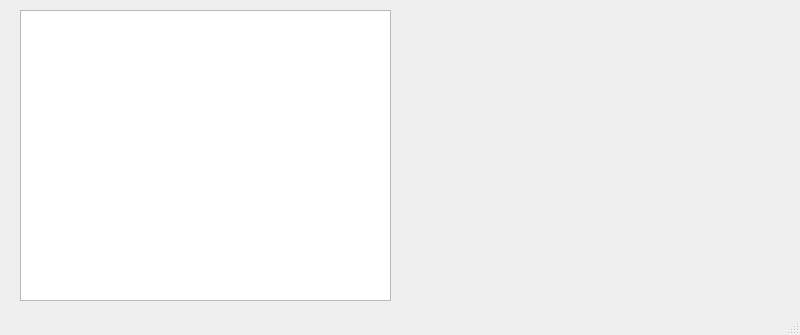
<?xml version="1.0" encoding="UTF-8"?>
<ui version="4.0">
 <class>sqlQueryModel</class>
 <widget class="QMainWindow" name="sqlQueryModel">
  <property name="geometry">
   <rect>
    <x>0</x>
    <y>0</y>
    <width>800</width>
    <height>335</height>
   </rect>
  </property>
  <property name="windowTitle">
   <string>MainWindow</string>
  </property>
  <widget class="QWidget" name="centralwidget">
   <widget class="QTableView" name="tableView">
    <property name="geometry">
     <rect>
      <x>20</x>
      <y>10</y>
      <width>371</width>
      <height>291</height>
     </rect>
    </property>
   </widget>
  </widget>
  <widget class="QMenuBar" name="menubar">
   <property name="geometry">
    <rect>
     <x>0</x>
     <y>0</y>
     <width>800</width>
     <height>26</height>
    </rect>
   </property>
  </widget>
  <widget class="QStatusBar" name="statusbar"/>
 </widget>
 <resources/>
 <connections/>
</ui>
